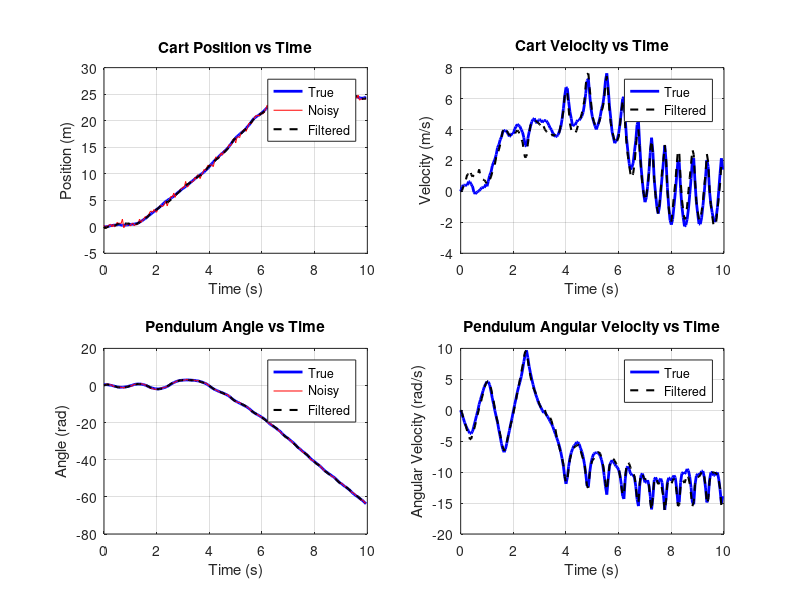

Recreate this plot in MATLAB.
%% Unscented Kalman Filter (UKF) Implementation for a Nonlinear System
% This example implements the UKF for a pendulum-cart system with nonlinear dynamics
% States:
%   - x1: Cart position
%   - x2: Cart velocity
%   - x3: Pendulum angle (rad)
%   - x4: Pendulum angular velocity (rad/s)
% Inputs:
%   - u1: Force applied to cart
%   - u2: External disturbance
% Measurements:
%   - z1: Noisy cart position (nonlinear function)
%   - z2: Noisy pendulum angle (nonlinear function)

clear all;
close all;
clc;

%% System Parameters
dt = 0.05;          % Time step (seconds)
T = 10;             % Total simulation time (seconds)
steps = T/dt;       % Number of time steps

% Physical system parameters
m_cart = 1.0;       % Cart mass (kg)
m_pend = 0.5;       % Pendulum mass (kg)
L = 0.5;            % Pendulum length (m)
g = 9.81;           % Gravity acceleration (m/s^2)
b = 0.1;            % Friction coefficient

% UKF Parameters
n = 4;              % Number of states
m = 2;              % Number of measurements
alpha = 1e-3;       % UKF tuning parameter (usually small, e.g., 1e-3)
beta = 2;           % UKF tuning parameter (optimal for Gaussian distributions)
kappa = 0;          % UKF tuning parameter
lambda = alpha^2 * (n + kappa) - n;  % Scaling parameter

% Calculate weights for mean and covariance
Wm = zeros(2*n + 1, 1);  % Weights for mean
Wc = zeros(2*n + 1, 1);  % Weights for covariance

Wm(1) = lambda / (n + lambda);
Wc(1) = lambda / (n + lambda) + (1 - alpha^2 + beta);

for i = 2:(2*n + 1)
    Wm(i) = 1 / (2 * (n + lambda));
    Wc(i) = 1 / (2 * (n + lambda));
end

%% Define Nonlinear System Functions

% Process model function (nonlinear state transition)
% x_k+1 = f(x_k, u_k, w_k)
function x_next = process_model(x, u, w, dt, params)
    % Extract parameters
    m_cart = params.m_cart;
    m_pend = params.m_pend;
    L = params.L;
    g = params.g;
    b = params.b;
    
    % Extract states
    pos = x(1);      % Cart position
    vel = x(2);      % Cart velocity
    theta = x(3);    % Pendulum angle
    omega = x(4);    % Pendulum angular velocity
    
    % Extract inputs
    force = u(1);    % Force on cart
    dist = u(2);     % External disturbance
    
    % Simplified nonlinear dynamics
    % Calculate acceleration terms with simplified pendulum dynamics
    sin_theta = sin(theta);
    cos_theta = cos(theta);
    
    % Total force including external disturbance
    total_force = force + dist;
    
    % Denominator term for the accelerations
    den = m_cart + m_pend * sin_theta^2;
    
    % Cart acceleration
    cart_acc = (total_force + m_pend * sin_theta * (L * omega^2 + g * cos_theta) - b * vel) / den;
    
    % Pendulum angular acceleration
    pend_acc = (-total_force * cos_theta - m_pend * L * omega^2 * sin_theta * cos_theta - ...
                (m_cart + m_pend) * g * sin_theta + b * vel * cos_theta) / (L * den);
    
    % Update states using Euler integration
    pos_next = pos + vel * dt;
    vel_next = vel + cart_acc * dt;
    theta_next = theta + omega * dt;
    omega_next = omega + pend_acc * dt;
    
    % Add process noise
    x_next = [pos_next; vel_next; theta_next; omega_next] + w;
end

% Measurement model function (nonlinear)
% z_k = h(x_k, v_k)
function z = measurement_model(x, v)
    % Nonlinear measurement functions with noise
    % Measure position with a small nonlinearity
    z1 = x(1) + 0.05 * sin(x(1)) + v(1);
    
    % Measure angle with a small nonlinearity
    z2 = x(3) + 0.05 * sin(2 * x(3)) + v(2);
    
    z = [z1; z2];
end

%% Initialize System

% Initial true state [position; velocity; angle; angular velocity]
x_true = zeros(n, steps);
x_true(:,1) = [0; 0; pi/6; 0];  % Start with pendulum at 30 degrees

% Measured state (with noise)
z = zeros(m, steps);

% UKF estimate
x_est = zeros(n, steps);
x_est(:,1) = [0; 0; 0; 0];  % Initial estimate - intentionally different from true state

% UKF error covariance
P = diag([0.5, 0.5, 0.5, 0.5]);  % Initial state uncertainty

% System and measurement noise covariances
Q = diag([0.001, 0.01, 0.001, 0.01]);  % Process noise covariance - higher for velocity states
R = diag([0.1, 0.05]);                 % Measurement noise covariance

% Generate control input - force applied to cart
t = 0:dt:T-dt;
u = zeros(2, steps);

% Force applied to cart (alternating force profile)
u(1,:) = 5 * sin(1.2 * t) .* cos(0.5 * t);

% Random disturbance
u(2,:) = 0.5 * randn(1, steps);

% Generate noise sequences
process_noise = mvnrnd(zeros(n,1), Q, steps)';
meas_noise = mvnrnd(zeros(m,1), R, steps)';

% Create structure to hold parameters for process model
params.m_cart = m_cart;
params.m_pend = m_pend;
params.L = L;
params.g = g;
params.b = b;

%% Simulation Loop
for k = 1:steps-1
    % Simulate the true system with noise
    x_true(:,k+1) = process_model(x_true(:,k), u(:,k), process_noise(:,k), dt, params);
    
    % Generate noisy measurement
    z(:,k) = measurement_model(x_true(:,k), meas_noise(:,k));
    
    % ===== UKF PREDICTION STEP =====
    
    % Calculate square root of P (using Cholesky decomposition)
    P_sqrt = chol(P)';
    
    % Calculate sigma points
    chi = zeros(n, 2*n + 1);
    chi(:,1) = x_est(:,k);  % Central sigma point
    
    % Generate sigma points spread around the mean
    for i = 1:n
        chi(:,i+1) = x_est(:,k) + sqrt(n + lambda) * P_sqrt(:,i);
        chi(:,i+1+n) = x_est(:,k) - sqrt(n + lambda) * P_sqrt(:,i);
    end
    
    % Propagate sigma points through process model
    chi_pred = zeros(n, 2*n + 1);
    
    for i = 1:(2*n + 1)
        chi_pred(:,i) = process_model(chi(:,i), u(:,k), zeros(n,1), dt, params);
    end
    
    % Calculate predicted state mean
    x_pred = zeros(n, 1);
    for i = 1:(2*n + 1)
        x_pred = x_pred + Wm(i) * chi_pred(:,i);
    end
    
    % Calculate predicted covariance
    P_pred = zeros(n, n);
    for i = 1:(2*n + 1)
        diff = chi_pred(:,i) - x_pred;
        P_pred = P_pred + Wc(i) * (diff * diff');
    end
    P_pred = P_pred + Q;  % Add process noise covariance
    
    % ===== UKF UPDATE STEP =====
    
    % Calculate measurement sigma points
    gamma = zeros(m, 2*n + 1);
    for i = 1:(2*n + 1)
        gamma(:,i) = measurement_model(chi_pred(:,i), zeros(m,1));
    end
    
    % Calculate predicted measurement mean
    z_pred = zeros(m, 1);
    for i = 1:(2*n + 1)
        z_pred = z_pred + Wm(i) * gamma(:,i);
    end
    
    % Generate measurement for this step
    z_k = measurement_model(x_true(:,k+1), meas_noise(:,k+1));
    
    % Calculate innovation covariance
    P_zz = zeros(m, m);
    for i = 1:(2*n + 1)
        diff = gamma(:,i) - z_pred;
        P_zz = P_zz + Wc(i) * (diff * diff');
    end
    P_zz = P_zz + R;  % Add measurement noise covariance
    
    % Calculate cross-correlation matrix
    P_xz = zeros(n, m);
    for i = 1:(2*n + 1)
        diff_x = chi_pred(:,i) - x_pred;
        diff_z = gamma(:,i) - z_pred;
        P_xz = P_xz + Wc(i) * (diff_x * diff_z');
    end
    
    % Calculate Kalman gain
    K = P_xz / P_zz;
    
    % Update state estimate
    x_est(:,k+1) = x_pred + K * (z_k - z_pred);
    
    % Update covariance estimate
    P = P_pred - K * P_zz * K';
    
    % Ensure P remains symmetric (numerical stability)
    P = (P + P') / 2;
end

% Final measurement
z(:,steps) = measurement_model(x_true(:,steps), meas_noise(:,steps));

%% Calculate Error Metrics
% Compute error for raw measurements
% For position
pos_error_raw = sqrt(mean((z(1,:) - x_true(1,:)).^2));
% For angle
angle_error_raw = sqrt(mean((z(2,:) - x_true(3,:)).^2));

% Compute error for UKF estimates
% For position
pos_error_ukf = sqrt(mean((x_est(1,:) - x_true(1,:)).^2));
% For angle
angle_error_ukf = sqrt(mean((x_est(3,:) - x_true(3,:)).^2));

% Total RMS error
total_error_raw = sqrt(mean((z(1,:) - x_true(1,:)).^2) + mean((z(2,:) - x_true(3,:)).^2));
total_error_ukf = sqrt(mean((x_est(1,:) - x_true(1,:)).^2) + mean((x_est(3,:) - x_true(3,:)).^2));

% Calculate improvement percentage
pos_improvement = 100 * (pos_error_raw - pos_error_ukf) / pos_error_raw;
angle_improvement = 100 * (angle_error_raw - angle_error_ukf) / angle_error_raw;
total_improvement = 100 * (total_error_raw - total_error_ukf) / total_error_raw;

% Display results
fprintf('Position RMS Error (Raw measurements): %.4f\n', pos_error_raw);
fprintf('Position RMS Error (UKF): %.4f\n', pos_error_ukf);
fprintf('Position Improvement: %.2f%%\n\n', pos_improvement);

fprintf('Angle RMS Error (Raw measurements): %.4f rad\n', angle_error_raw);
fprintf('Angle RMS Error (UKF): %.4f rad\n', angle_error_ukf);
fprintf('Angle Improvement: %.2f%%\n\n', angle_improvement);

fprintf('Total RMS Error (Raw measurements): %.4f\n', total_error_raw);
fprintf('Total RMS Error (UKF): %.4f\n', total_error_ukf);
fprintf('Total Improvement: %.2f%%\n', total_improvement);

%% Plotting
time = 0:dt:T-dt;

% Create one figure with 4 subplots for all states
figure('Name', 'UKF Estimation Results', 'Position', [100, 100, 1000, 800]);

% Subplot 1: Cart Position
subplot(2, 2, 1);
plot(time, x_true(1,:), 'b-', 'LineWidth', 2);
hold on;
plot(time, z(1,:), 'r', 'MarkerSize', 4);
plot(time, x_est(1,:), 'k--', 'LineWidth', 1.5);
grid on;
xlabel('Time (s)');
ylabel('Position (m)');
title('Cart Position vs Time');
legend('True', 'Noisy', 'Filtered');

% Subplot 2: Cart Velocity
subplot(2, 2, 2);
plot(time, x_true(2,:), 'b-', 'LineWidth', 2);
hold on;
% No direct measurement for velocity
plot(time, x_est(2,:), 'k--', 'LineWidth', 1.5);
grid on;
xlabel('Time (s)');
ylabel('Velocity (m/s)');
title('Cart Velocity vs Time');
legend('True', 'Filtered');

% Subplot 3: Pendulum Angle
subplot(2, 2, 3);
plot(time, x_true(3,:), 'b-', 'LineWidth', 2);
hold on;
plot(time, z(2,:), 'r', 'MarkerSize', 4);
plot(time, x_est(3,:), 'k--', 'LineWidth', 1.5);
grid on;
xlabel('Time (s)');
ylabel('Angle (rad)');
title('Pendulum Angle vs Time');
legend('True', 'Noisy', 'Filtered');

% Subplot 4: Pendulum Angular Velocity
subplot(2, 2, 4);
plot(time, x_true(4,:), 'b-', 'LineWidth', 2);
hold on;
% No direct measurement for angular velocity
plot(time, x_est(4,:), 'k--', 'LineWidth', 1.5);
grid on;
xlabel('Time (s)');
ylabel('Angular Velocity (rad/s)');
title('Pendulum Angular Velocity vs Time');
legend('True', 'Filtered');